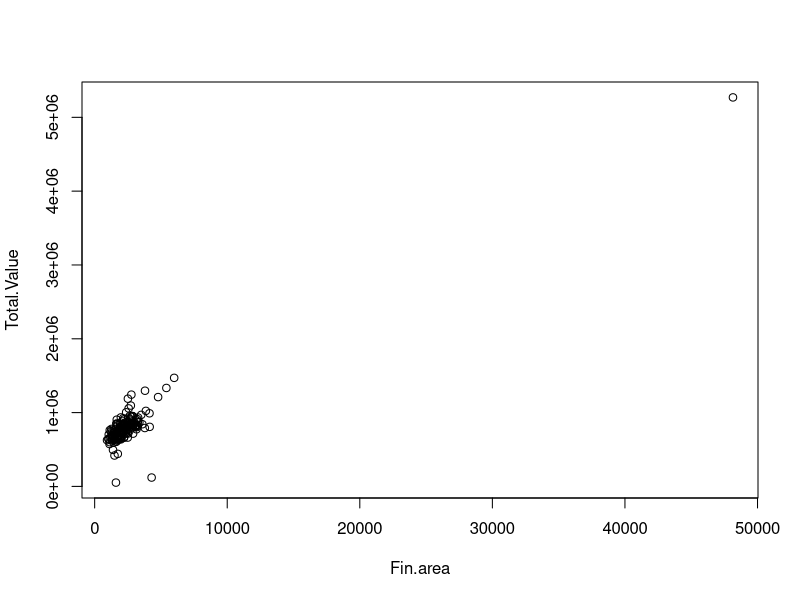
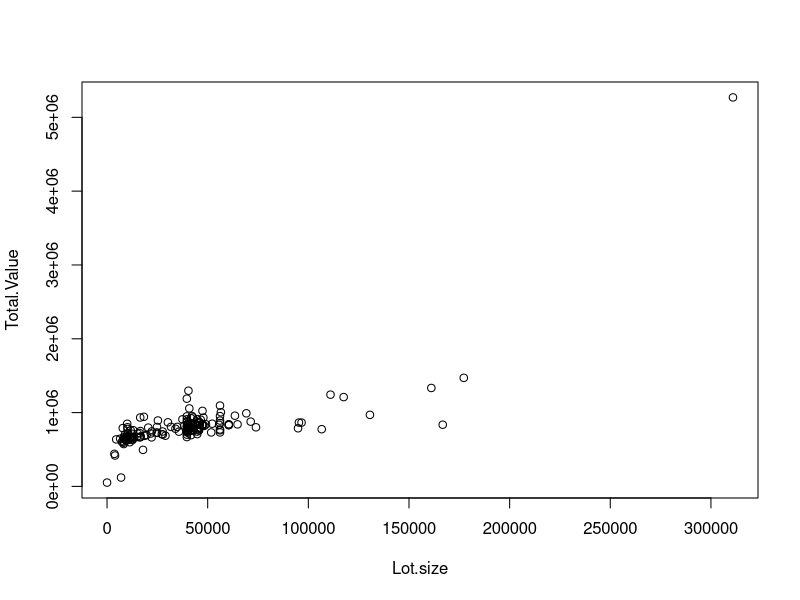
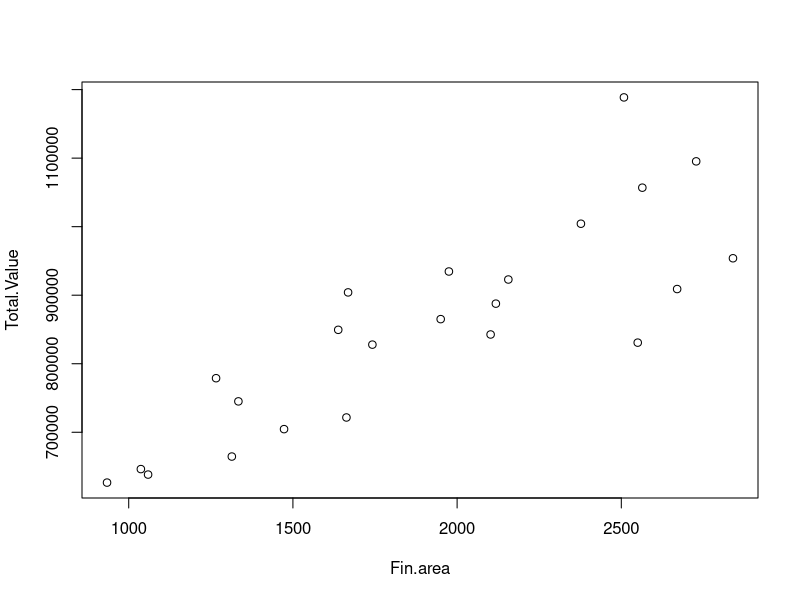
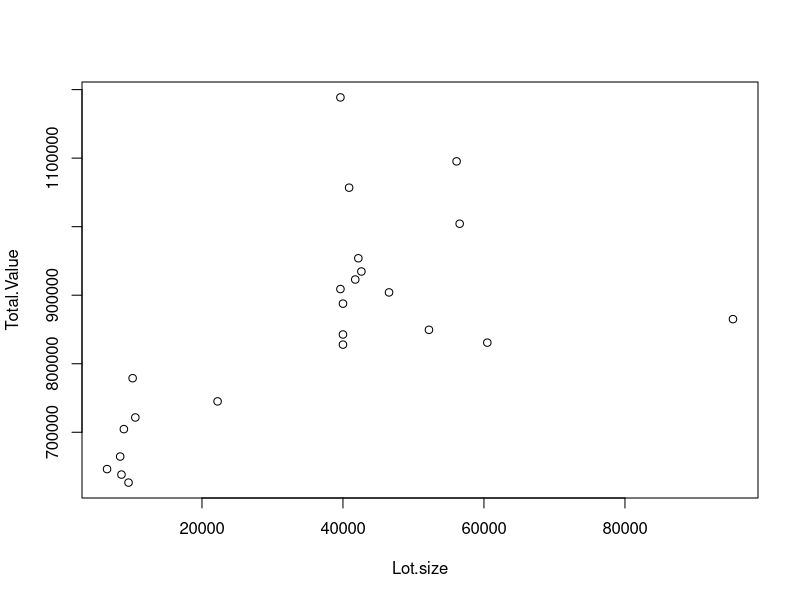
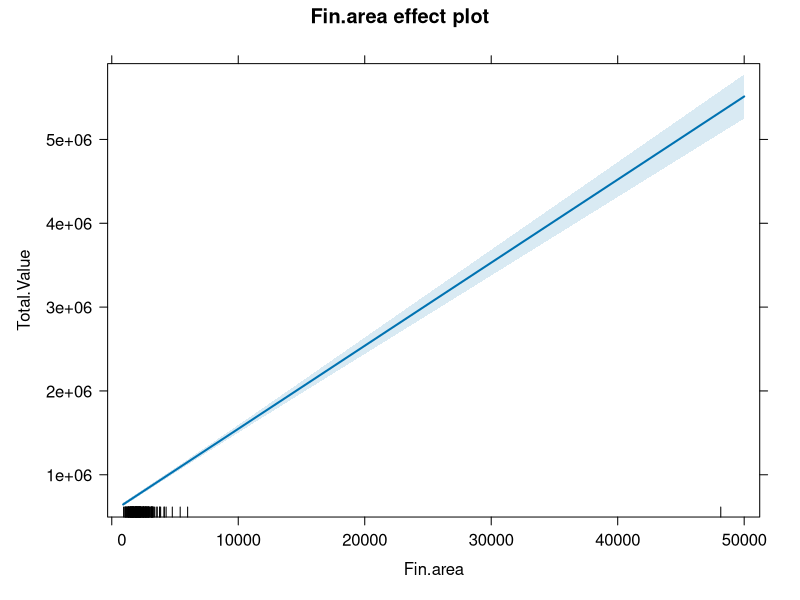
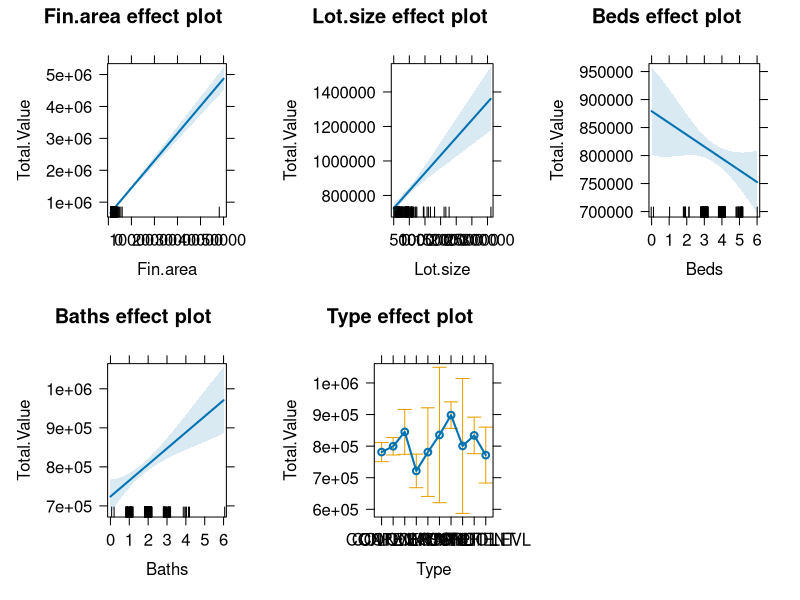
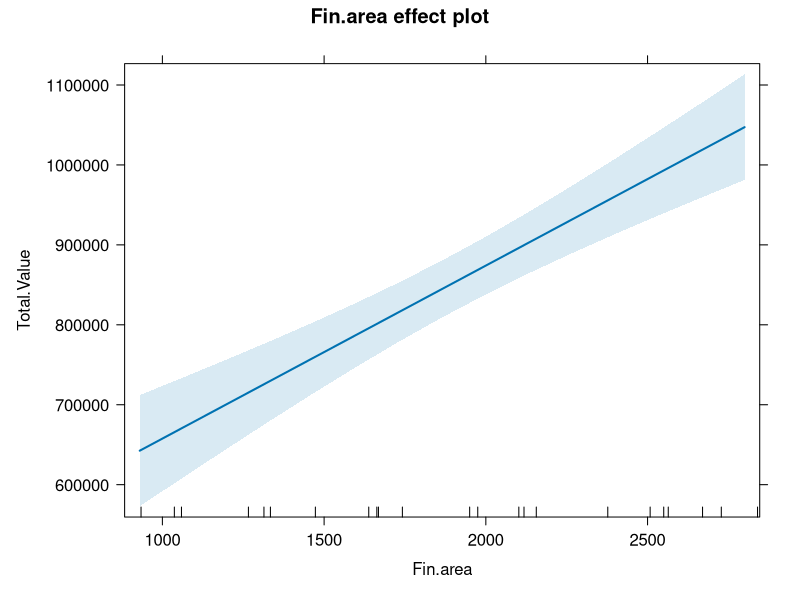
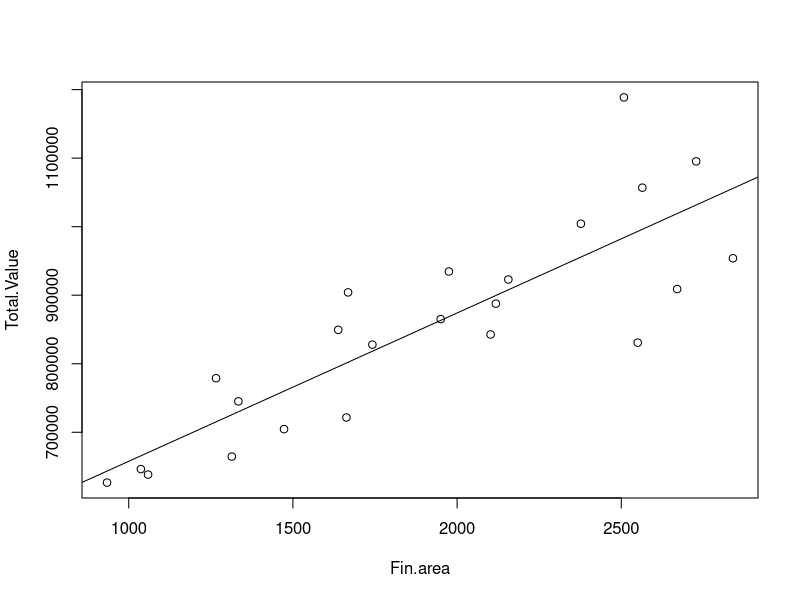

Reproduce these figures in R, in order. (Note: this script raises an error after producing the figures.)
# Real Estate analysis
# 15-Sep-2024

# SETUP ####
# load packages
library(lubridate)
library(readxl)
library(ggplot2)
library(tidyr)
library(effects)
library(dplyr)
library(zoo) # rollmean
 
 
# Import Data
D <- read.csv("all2000_20230127.csv")
D$Total.Value <- as.numeric(gsub("[$,]", "", D$Total.Value))
D <- D[!is.na(D$Fin.area), ]
D <- D[!is.na(D$Total.Value), ]

# Separate types
Ra <- D[D$Type=='RANCH', ]
Cp <- D[D$Type=='CAPE', ]
Co <- D[D$Type=='COLONIAL', ]
Sl <- D[D$Type=='SPLIT LEVL', ]

plot(Total.Value ~ Fin.area, data=D)
plot(Total.Value ~ Lot.size, data=D)
plot(Total.Value ~ Fin.area, data=Ra)
plot(Total.Value ~ Lot.size, data=Ra)

######### All
lm_faD <- lm(Total.Value ~ Fin.area, data=D)
summary(lm_faD)
plot(allEffects(lm_faD))

glm_faD <- glm(Total.Value ~ Fin.area + Lot.size + Beds + Baths + Type, family=gaussian, data=D)
summary(glm_faD)
plot(allEffects(glm_faD))

#newdata=data.frame(nickel=c(80, 90, 99, 100, 101, 110))
#predict(glm_nickel, newdata, type="response") # odds of getting migraine given levels of nickel intake (ug)

######### Ranch
lm_faRa <- lm(Total.Value ~ Fin.area, data=Ra)
summary(lm_faRa)
plot(allEffects(lm_faRa))

plot(Total.Value ~ Fin.area, data=Ra)
abline(lm_faRa)


glm_Ra <- glm(Total.Value ~ Fin.area + Lot.size + Beds + Baths, family=gaussian, data=Ra)
summary(glm_Ra)
plot(allEffects(glm_Ra))

new_fa=data.frame(Fin.area=c(0, 5000))
new_Ra=predict(lm_faRa, new_fa, type="response")

######### Cape
lm_faCp <- lm(Total.Value ~ Fin.area, data=Cp)
summary(lm_faCp)
plot(allEffects(lm_faCp))

glm_Cp <- glm(Total.Value ~ Fin.area + Lot.size + Beds + Baths, family=gaussian, data=Cp)
summary(glm_Cp)
plot(allEffects(glm_Cp))

######### Colonial
lm_faCo <- lm(Total.Value ~ Fin.area, data=Co)
summary(lm_faCo)
plot(allEffects(lm_faCo))

glm_Co <- glm(Total.Value ~ Fin.area + Lot.size + Beds + Baths, family=gaussian, data=Co)
summary(glm_Co)
plot(allEffects(glm_Co))

######### Split Level
lm_faSl <- lm(Total.Value ~ Fin.area, data=Sl)
summary(lm_faSl)
plot(allEffects(lm_faSl))

glm_Sl <- glm(Total.Value ~ Fin.area + Lot.size + Beds + Baths, family=gaussian, data=Sl)
summary(glm_Sl)
plot(allEffects(glm_Sl))

#############Summarize

# Create an empty plot
plot(Ra$Fin.area, Ra$Total.Value, type="n", xlim=c(500, 5500), ylim=c(200000, 1200000), 
     xlab="Finished Area, sqft", ylab="Total Assesed Value, $", main="Wenham Neighborhood 2000")
lines(Ra$Fin.area, Ra$Total.Value, type="p", pch=1, col="red")
abline(lm_faRa, col="red")
lines(Cp$Fin.area, Cp$Total.Value, type="p", pch=2, col="blue")
abline(lm_faCp, col="blue")
lines(Co$Fin.area, Co$Total.Value, type="p", pch=3, col="green")
abline(lm_faCo, col="green")
lines(Sl$Fin.area, Sl$Total.Value, type="p", pch="S", col="black")
abline(lm_faSl, col="black")
legend("topleft", legend=c("Ranch", "Cape", "Colonial", "Split Level"), col=c("red", "blue", "green", "black"), lty=1)
